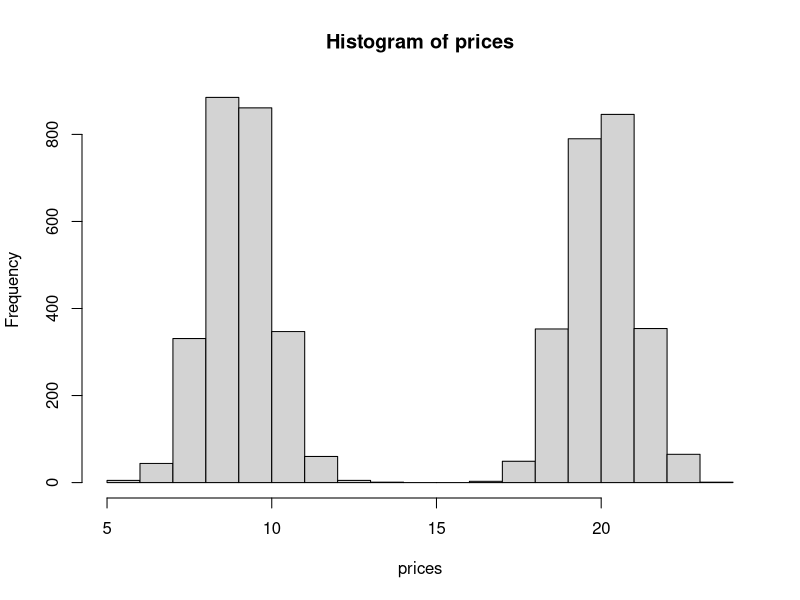
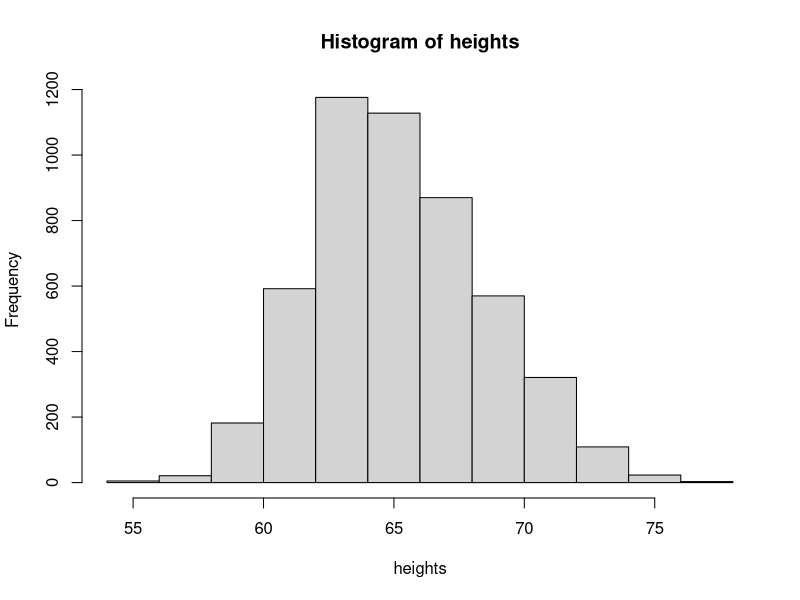

Generate these figures, in order, with R:
## 6.1 introduction to mixture models

# example 1. distribution of price of books (hardback + paperback)

NUM.SAMPLES <- 5000
prices      <- numeric(NUM.SAMPLES)


for (i in seq_len(NUM.SAMPLES)) {
  
  z.i <- rbinom(1,1,0.5)
  
  if (z.i == 0) {
    prices[i] <- rnorm(1, mean=9 , sd=1)
  } else  {
    prices[i] <- rnorm(1, mean=20, sd=1)
  }
  
}

hist(prices)



# example 2. heights of students
NUM.SAMPLES <- 5000
heights <- numeric(NUM.SAMPLES)


for (i in seq_len(NUM.SAMPLES)) {

  z.i <- rbinom(1,1, 0.75)
  
  if (z.i== 0) {
    heights[i] <- rnorm(1, mean=69, sd=2.5)
  } else {
    heights[i] <- rnorm(1, mean=64, sd=2.5)
  }
}

hist(heights)
